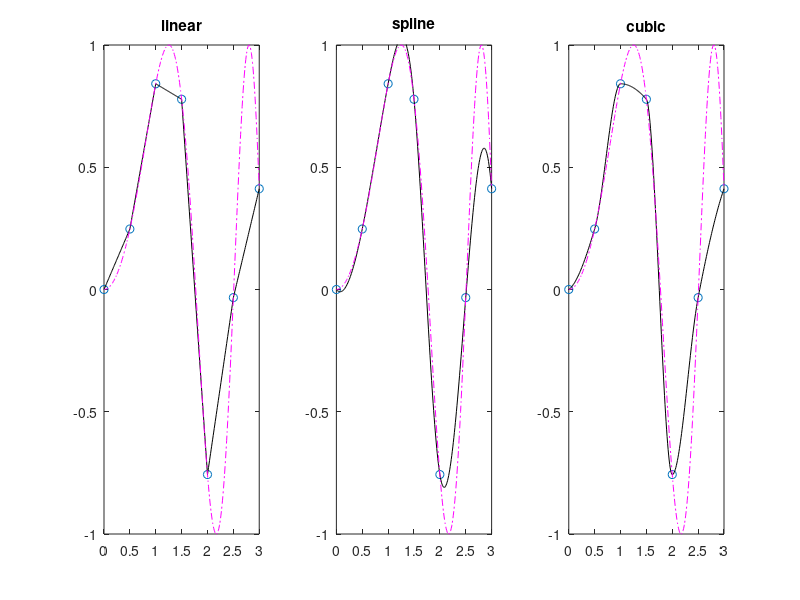

Write MATLAB code to recreate this figure.
x=0:0.5:3
y=sin(x.*x)
xi=0:0.01:3
yi_lineax=interp1(x,y,xi,'linear')
yi_spline=interp1(x,y,xi,'spline')
yi_cubic=interp1(x,y,xi,'cubic')
subplot(1,3,1)
plot(x,y,'o',xi,yi_lineax,'k',xi,sin(xi.*xi),'-.m')
axis([0 3 -1 1])
title('linear')
subplot(1,3,2)
plot(x,y,'o',xi,yi_spline,'k',xi,sin(xi.*xi),'-.m')
axis([0 3 -1 1])
title('spline')
subplot(1,3,3)
plot(x,y,'o',xi,yi_cubic,'k',xi,sin(xi.*xi),'-.m')
axis([0 3 -1 1])
title('cubic')